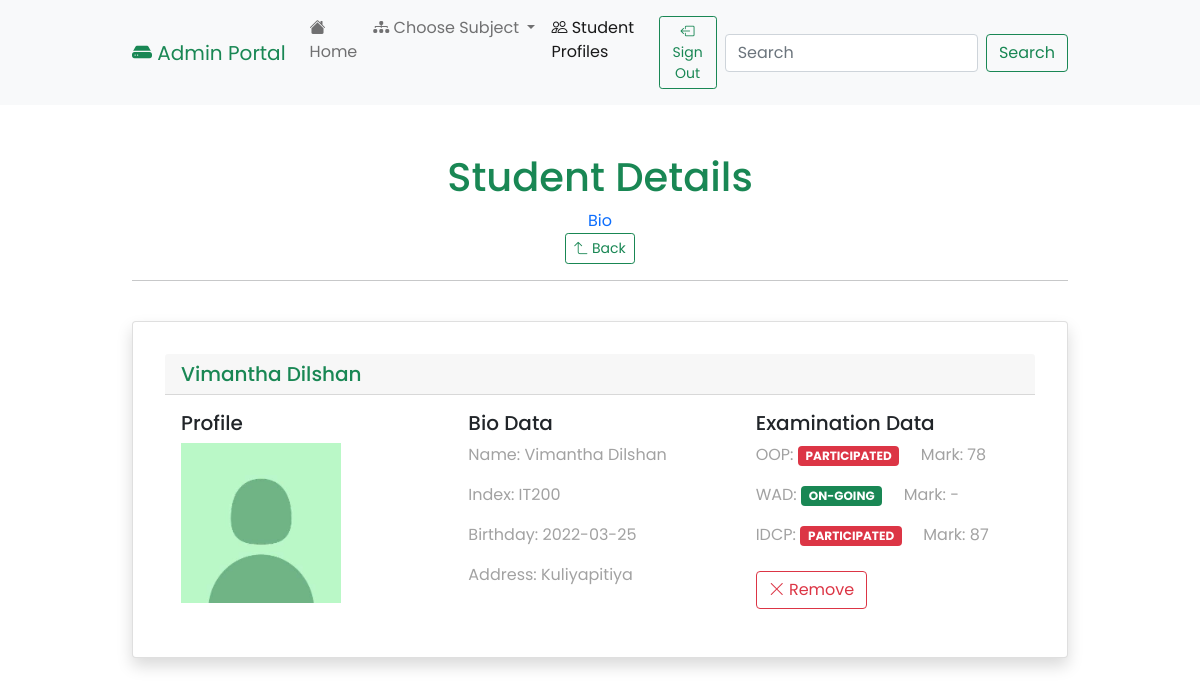
/student_view.php?id=IT200 (signed in), run on the app's committed database.
### tables this page shows
CREATE TABLE `students` (
  `index` varchar(255) NOT NULL,
  `name` varchar(255) NOT NULL,
  `address` varchar(255) NOT NULL,
  `birthday` varchar(255) NOT NULL,
  `oop` varchar(255) NOT NULL,
  `oopmarks` varchar(255) NOT NULL,
  `wad` varchar(255) NOT NULL,
  `wadmarks` varchar(255) NOT NULL,
  `idcp` varchar(255) NOT NULL,
  `idcpmarks` varchar(255) NOT NULL
);

### student_view.php (the view, shortened to what this page needs)
<!doctype html>
<html lang="en">
<head>
    <link href="https://cdn.jsdelivr.net/npm/bootstrap@5.0.2/dist/css/bootstrap.min.css" rel="stylesheet">
    <link rel="stylesheet" href="https://cdn.jsdelivr.net/npm/bootstrap-icons@1.8.1/font/bootstrap-icons.css">
    <link rel="stylesheet" href="styles/main.css">
</head>
<body>
    <nav class="navbar navbar-expand-lg navbar-light bg-light">
        <div class="container-fluid">
            <a class="navbar-brand text-success" href="admin_portal_home.php"><i class="bi bi-hdd-fill"></i> Admin Portal</a>
            <div class="collapse navbar-collapse" id="navbarSupportedContent">
                <ul class="navbar-nav me-auto mb-2 mb-lg-0">
                    <li class="nav-item">
                        <a class="nav-link" aria-current="page" href="admin_portal_home.php"><i class="bi bi-house-fill"></i> Home</a>
                    </li>
                    <li class="nav-item dropdown">
                        <a class="nav-link dropdown-toggle" href="#" id="navbarDropdown" role="button" data-bs-toggle="dropdown" aria-expanded="false">
                            <i class="bi bi-diagram-3-fill"></i> Choose Subject
                        </a>
                    </li>
                    <li class="nav-item">
                        <a class="nav-link active" href="student_db.php"><i class="bi bi-people"></i> Student Profiles</a>
                    </li>
                    <li class="nav-item">
                        <a class="nav-link" aria-current="page" href="database/sign_out_admin.php"><button type="button" class="btn btn-outline-success btn-sm"><i class="bi bi-box-arrow-left"></i> Sign Out</button></a>
                    </li>
                </ul>
                <form class="d-flex">
                    <input class="form-control me-2" type="search" placeholder="Search" aria-label="Search">
                    <button class="btn btn-outline-success" type="submit">Search</button>
                </form>
            </div>
        </div>
    </nav>
    <br>
    <br>
    <center>
        <h1 class="log-head text-success">Student Details</h1>
        <h9 class="sub-head text-primary">Bio</h9>
        <br>
        <a href="student_db.php"><button type="button" class="btn btn-outline-success btn-sm"><i class="bi bi-arrow-90deg-up"></i> Back</button></a>
        <div class="container-fluid">
            <hr>
        </div>
    </center>
    <br>
    <div class="container-fluid">
        <div class="card shadow p-3 mb-5 bg-white rounded">
            <div class="card-body">
                            <?php
                                include 'database/db_connect.php';
                                $sid = $_GET['id'];
                                $sql = "select * from `students` where `index` like '" . $sid . "'";
                                $result = $conn->query($sql);
                                if ($result->num_rows > 0) {
                                    while ($row = $result->fetch_assoc()) {
                                        $oop = $row["oop"];
                                        $wad = $row["wad"];
                                        $idcp = $row["idcp"];
                                        if ($oop == "Participated") {
                                            $oopvar = "bg-danger";
                                        } else if ($oop == "On-Going") {
                                            $oopvar = "bg-success";
                                        }
                                        if ($wad == "Participated") {
                                            $wadvar = "bg-danger";
                                        } else if ($wad== "On-Going") {
                                            $wadvar = "bg-success";
                                        }
                                        if ($idcp == "Participated") {
                                            $idcpvar = "bg-danger";
                                        } else if ($idcp== "On-Going") {
                                            $idcpvar = "bg-success";
                                        }
                                        $del = "database/delete_student.php?rn=".$row["index"];
                                        echo "<h5 class='card-header text-success'>". $row["name"]."</h5>";
                                        echo "<div class='card-body'>".
                                            "<div class='row'>".
                                                "<div class='col-sm-4'>".
                                                    "<h5 class='card-title'>Profile</h5>".
                                                    "<img class='dp' src='img/profile.jpg' alt='Profile Picture' width='160' height='160'>".
                                                "</div>".
                                                "<div class='col-sm-4'>".
                                                    "<h5 class='card-title'>Bio Data</h5>".
                                                    "<p class='card-text'>Name: ". $row["name"].
                                                    "<p class='card-text'>Index: ". $row["index"].
                                                    "<p class='card-text'>Birthday: ". $row["birthday"].
                                                    "<p class='card-text'>Address: ". $row["address"].
                                                "</div>".
                                                "<div class='col-sm-4'>".
                                                    "<h5 class='card-title'>Examination Data</h5>".
                                                    "<p class='card-text'>OOP: <span class='badge $oopvar text-uppercase'>". $row["oop"]. "</span> &nbsp &nbsp Mark: ". $row["oopmarks"].
                                                    "<p class='card-text'>WAD: <span class='badge $wadvar text-uppercase'>". $row["wad"]. "</span> &nbsp &nbsp Mark: ". $row["wadmarks"].
                                                    "<p class='card-text'>IDCP: <span class='badge $idcpvar text-uppercase'>". $row["idcp"]. "</span> &nbsp &nbsp Mark: ". $row["idcpmarks"].
                                                    "<br>".
                                                    "<br>".
                                                    "<a href='$del' class='btn btn-outline-danger'><i class='bi bi-x-lg'></i> Remove</a>".
                                                "</div>".
                                            "</div>".
                                        "</div>";
                                    }
                                } else {
                                    echo "No Directory!";
                                }
                            ?>
            </div>
        </div>
    </div>
</body>
</html>

### styles/main.css (style rules this page uses)
* { font-family: 'Poppins', sans-serif; }
.container-fluid { max-width: 80%; }
.navbar-brand { color: #198754; }
.card-text { color: #A2A2A2; }
.active { color: #0d6efd; }

### data on the page
students: name "Vimantha Dilshan", index "IT200", birthday "2022-03-25", address "Kuliyapitiya", oop "PARTICIPATED", oopmarks "78", wad "ON-GOING", wadmarks "-", idcp "PARTICIPATED", idcpmarks "87"
